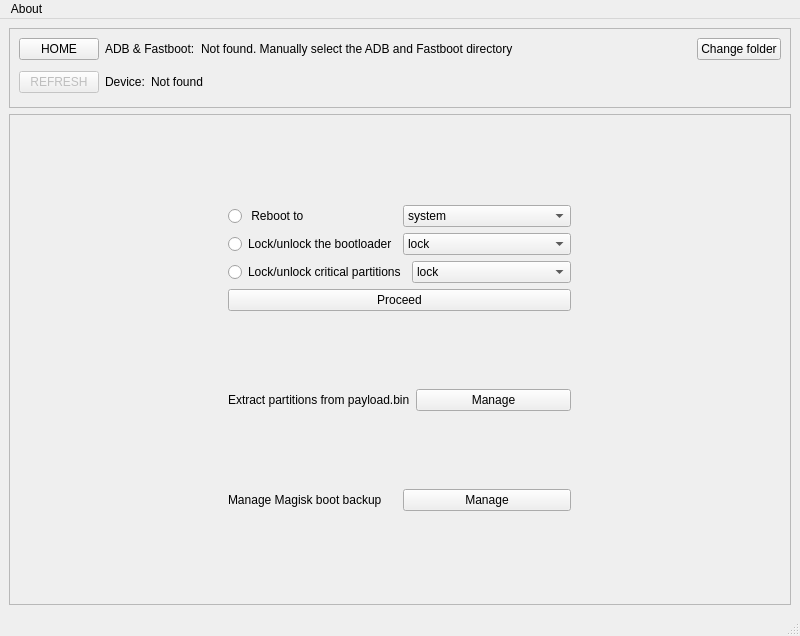
<?xml version="1.0" encoding="UTF-8"?>
<ui version="4.0">
 <class>MainWindow</class>
 <widget class="QMainWindow" name="MainWindow">
  <property name="geometry">
   <rect>
    <x>0</x>
    <y>0</y>
    <width>800</width>
    <height>636</height>
   </rect>
  </property>
  <property name="minimumSize">
   <size>
    <width>800</width>
    <height>600</height>
   </size>
  </property>
  <property name="windowTitle">
   <string>TOTAL By LukeSkyD</string>
  </property>
  <property name="autoFillBackground">
   <bool>true</bool>
  </property>
  <widget class="QWidget" name="centralwidget">
   <property name="sizePolicy">
    <sizepolicy hsizetype="Expanding" vsizetype="Expanding">
     <horstretch>0</horstretch>
     <verstretch>0</verstretch>
    </sizepolicy>
   </property>
   <property name="minimumSize">
    <size>
     <width>0</width>
     <height>0</height>
    </size>
   </property>
   <layout class="QGridLayout" name="gridLayout">
    <item row="0" column="0">
     <widget class="QFrame" name="frameStatus">
      <property name="frameShape">
       <enum>QFrame::StyledPanel</enum>
      </property>
      <property name="frameShadow">
       <enum>QFrame::Raised</enum>
      </property>
      <layout class="QVBoxLayout" name="verticalLayout_7">
       <item>
        <layout class="QHBoxLayout" name="layoutKit">
         <item>
          <widget class="QPushButton" name="bHOME">
           <property name="sizePolicy">
            <sizepolicy hsizetype="Fixed" vsizetype="Fixed">
             <horstretch>0</horstretch>
             <verstretch>0</verstretch>
            </sizepolicy>
           </property>
           <property name="text">
            <string>HOME</string>
           </property>
          </widget>
         </item>
         <item>
          <widget class="QLabel" name="lKit">
           <property name="sizePolicy">
            <sizepolicy hsizetype="Fixed" vsizetype="Fixed">
             <horstretch>0</horstretch>
             <verstretch>0</verstretch>
            </sizepolicy>
           </property>
           <property name="text">
            <string>ADB &amp; Fastboot:</string>
           </property>
          </widget>
         </item>
         <item>
          <widget class="QLabel" name="lPath">
           <property name="sizePolicy">
            <sizepolicy hsizetype="Preferred" vsizetype="Preferred">
             <horstretch>0</horstretch>
             <verstretch>0</verstretch>
            </sizepolicy>
           </property>
           <property name="text">
            <string>Not found. Manually select the ADB and Fastboot directory</string>
           </property>
          </widget>
         </item>
         <item>
          <widget class="QPushButton" name="bKit">
           <property name="sizePolicy">
            <sizepolicy hsizetype="Fixed" vsizetype="Fixed">
             <horstretch>0</horstretch>
             <verstretch>0</verstretch>
            </sizepolicy>
           </property>
           <property name="text">
            <string>Change folder</string>
           </property>
          </widget>
         </item>
        </layout>
       </item>
       <item>
        <layout class="QHBoxLayout" name="layoutDevice">
         <item>
          <widget class="QPushButton" name="bRefresh">
           <property name="enabled">
            <bool>false</bool>
           </property>
           <property name="sizePolicy">
            <sizepolicy hsizetype="Fixed" vsizetype="Fixed">
             <horstretch>0</horstretch>
             <verstretch>0</verstretch>
            </sizepolicy>
           </property>
           <property name="text">
            <string>REFRESH</string>
           </property>
          </widget>
         </item>
         <item>
          <widget class="QLabel" name="lInd">
           <property name="sizePolicy">
            <sizepolicy hsizetype="Fixed" vsizetype="Preferred">
             <horstretch>0</horstretch>
             <verstretch>0</verstretch>
            </sizepolicy>
           </property>
           <property name="text">
            <string>Device:</string>
           </property>
          </widget>
         </item>
         <item>
          <widget class="QLabel" name="lDevice">
           <property name="text">
            <string>Not found</string>
           </property>
          </widget>
         </item>
        </layout>
       </item>
      </layout>
     </widget>
    </item>
    <item row="1" column="0">
     <widget class="QFrame" name="frameActions">
      <property name="minimumSize">
       <size>
        <width>0</width>
        <height>400</height>
       </size>
      </property>
      <property name="frameShape">
       <enum>QFrame::StyledPanel</enum>
      </property>
      <property name="frameShadow">
       <enum>QFrame::Raised</enum>
      </property>
      <layout class="QVBoxLayout" name="verticalLayout_2">
       <item alignment="Qt::AlignHCenter|Qt::AlignTop">
        <widget class="QStackedWidget" name="stackedWidget">
         <property name="enabled">
          <bool>true</bool>
         </property>
         <property name="sizePolicy">
          <sizepolicy hsizetype="Expanding" vsizetype="Expanding">
           <horstretch>0</horstretch>
           <verstretch>0</verstretch>
          </sizepolicy>
         </property>
         <property name="minimumSize">
          <size>
           <width>300</width>
           <height>0</height>
          </size>
         </property>
         <property name="maximumSize">
          <size>
           <width>361</width>
           <height>471</height>
          </size>
         </property>
         <property name="currentIndex">
          <number>3</number>
         </property>
         <widget class="QWidget" name="p00">
          <layout class="QVBoxLayout" name="verticalLayout_3">
           <item>
            <widget class="QLabel" name="lWelcome">
             <property name="sizePolicy">
              <sizepolicy hsizetype="Preferred" vsizetype="Fixed">
               <horstretch>0</horstretch>
               <verstretch>0</verstretch>
              </sizepolicy>
             </property>
             <property name="text">
              <string>Welcome</string>
             </property>
            </widget>
           </item>
           <item>
            <widget class="QPushButton" name="bADB">
             <property name="sizePolicy">
              <sizepolicy hsizetype="Fixed" vsizetype="Fixed">
               <horstretch>0</horstretch>
               <verstretch>0</verstretch>
              </sizepolicy>
             </property>
             <property name="minimumSize">
              <size>
               <width>320</width>
               <height>40</height>
              </size>
             </property>
             <property name="text">
              <string>Utilities</string>
             </property>
            </widget>
           </item>
           <item>
            <widget class="QPushButton" name="bBL">
             <property name="sizePolicy">
              <sizepolicy hsizetype="Fixed" vsizetype="Fixed">
               <horstretch>0</horstretch>
               <verstretch>0</verstretch>
              </sizepolicy>
             </property>
             <property name="minimumSize">
              <size>
               <width>320</width>
               <height>40</height>
              </size>
             </property>
             <property name="text">
              <string>Fastboot Flasher</string>
             </property>
            </widget>
           </item>
           <item>
            <widget class="QPushButton" name="bEDL">
             <property name="sizePolicy">
              <sizepolicy hsizetype="Fixed" vsizetype="Fixed">
               <horstretch>0</horstretch>
               <verstretch>0</verstretch>
              </sizepolicy>
             </property>
             <property name="minimumSize">
              <size>
               <width>320</width>
               <height>40</height>
              </size>
             </property>
             <property name="text">
              <string>Unbrick</string>
             </property>
            </widget>
           </item>
          </layout>
         </widget>
         <widget class="QWidget" name="pBL_00">
          <layout class="QVBoxLayout" name="verticalLayout_4">
           <item>
            <widget class="QLabel" name="lBL">
             <property name="sizePolicy">
              <sizepolicy hsizetype="Preferred" vsizetype="Fixed">
               <horstretch>0</horstretch>
               <verstretch>0</verstretch>
              </sizepolicy>
             </property>
             <property name="text">
              <string>Fastboot Flasher</string>
             </property>
            </widget>
           </item>
           <item>
            <widget class="QPushButton" name="bUNOS">
             <property name="minimumSize">
              <size>
               <width>320</width>
               <height>40</height>
              </size>
             </property>
             <property name="text">
              <string>Update NOS
(no data wipe, flashes one slot)</string>
             </property>
            </widget>
           </item>
           <item>
            <widget class="QPushButton" name="pRNOS">
             <property name="minimumSize">
              <size>
               <width>320</width>
               <height>40</height>
              </size>
             </property>
             <property name="text">
              <string>Restore NOS
(data wipe, flash to both slots)</string>
             </property>
            </widget>
           </item>
           <item>
            <widget class="QPushButton" name="pCROM">
             <property name="minimumSize">
              <size>
               <width>320</width>
               <height>40</height>
              </size>
             </property>
             <property name="text">
              <string>Flash Custom ROM</string>
             </property>
            </widget>
           </item>
           <item>
            <widget class="QPushButton" name="pMFL">
             <property name="minimumSize">
              <size>
               <width>320</width>
               <height>40</height>
              </size>
             </property>
             <property name="text">
              <string>Manual Flash</string>
             </property>
            </widget>
           </item>
          </layout>
         </widget>
         <widget class="QWidget" name="pBL_01">
          <property name="enabled">
           <bool>true</bool>
          </property>
          <layout class="QVBoxLayout" name="verticalLayout_5">
           <item>
            <widget class="QLabel" name="lInstruct">
             <property name="enabled">
              <bool>true</bool>
             </property>
             <property name="minimumSize">
              <size>
               <width>0</width>
               <height>140</height>
              </size>
             </property>
             <property name="text">
              <string>Firmware Flash

CHOOSE ONE FROM THE LIST OF SUPPORTED FILES:
- FULL OTA .zip FILE
- payload.bin IF ALREADY EXTRACTED
- FOLDER CONTAINING ALL THE .img FILES
(select one of the .img)
- .7z AND .7z.00x CONTAINING THE FW
</string>
             </property>
            </widget>
           </item>
           <item>
            <widget class="QFrame" name="frameOptions">
             <property name="enabled">
              <bool>true</bool>
             </property>
             <property name="frameShape">
              <enum>QFrame::StyledPanel</enum>
             </property>
             <property name="frameShadow">
              <enum>QFrame::Raised</enum>
             </property>
             <layout class="QVBoxLayout" name="verticalLayout_6">
              <item>
               <layout class="QGridLayout" name="gridBLOptions">
                <item row="0" column="0">
                 <widget class="QCheckBox" name="cbWipe">
                  <property name="text">
                   <string>Data wipe</string>
                  </property>
                 </widget>
                </item>
                <item row="2" column="0">
                 <widget class="QCheckBox" name="cbAVB">
                  <property name="text">
                   <string>Disable Android verfied
boot</string>
                  </property>
                 </widget>
                </item>
                <item row="1" column="0">
                 <widget class="QCheckBox" name="cbLogi">
                  <property name="text">
                   <string>Flash logical partitions</string>
                  </property>
                 </widget>
                </item>
                <item row="1" column="1">
                 <widget class="QCheckBox" name="cb2Slo">
                  <property name="text">
                   <string>Flash both slots</string>
                  </property>
                 </widget>
                </item>
                <item row="2" column="1">
                 <widget class="QCheckBox" name="cbDCheck">
                  <property name="text">
                   <string>Disable files integrity
check</string>
                  </property>
                 </widget>
                </item>
               </layout>
              </item>
             </layout>
            </widget>
           </item>
           <item>
            <widget class="QLabel" name="lAdd">
             <property name="text">
              <string>Add files or folder here
(If multiple valid FWs are added, only the first one will be flashed)</string>
             </property>
            </widget>
           </item>
           <item>
            <layout class="QHBoxLayout" name="horizontalLayout_2">
             <item>
              <widget class="QPushButton" name="bAdd">
               <property name="text">
                <string>Add</string>
               </property>
              </widget>
             </item>
             <item>
              <widget class="QPushButton" name="bRm">
               <property name="text">
                <string>Remove</string>
               </property>
              </widget>
             </item>
            </layout>
           </item>
           <item>
            <widget class="QListWidget" name="listWidget"/>
           </item>
           <item>
            <widget class="QPushButton" name="bBLConf">
             <property name="minimumSize">
              <size>
               <width>0</width>
               <height>40</height>
              </size>
             </property>
             <property name="text">
              <string>Confirm and Start flashing</string>
             </property>
            </widget>
           </item>
          </layout>
         </widget>
         <widget class="QWidget" name="pADB_00">
          <layout class="QVBoxLayout" name="verticalLayout">
           <item>
            <layout class="QVBoxLayout" name="verticalLayout_8">
             <item>
              <layout class="QHBoxLayout" name="horizontalLayout">
               <item>
                <widget class="QRadioButton" name="rbReboot">
                 <property name="text">
                  <string> Reboot to</string>
                 </property>
                </widget>
               </item>
               <item>
                <widget class="QComboBox" name="cbReboot">
                 <item>
                  <property name="text">
                   <string>system</string>
                  </property>
                 </item>
                 <item>
                  <property name="text">
                   <string>bootloader</string>
                  </property>
                 </item>
                 <item>
                  <property name="text">
                   <string>recovery</string>
                  </property>
                 </item>
                 <item>
                  <property name="text">
                   <string>fastbootd</string>
                  </property>
                 </item>
                 <item>
                  <property name="text">
                   <string>edl</string>
                  </property>
                 </item>
                </widget>
               </item>
              </layout>
             </item>
             <item>
              <layout class="QHBoxLayout" name="horizontalLayout_3">
               <item>
                <widget class="QRadioButton" name="rbLUBL">
                 <property name="text">
                  <string>Lock/unlock the bootloader</string>
                 </property>
                </widget>
               </item>
               <item>
                <widget class="QComboBox" name="cbLUBL">
                 <item>
                  <property name="text">
                   <string>lock</string>
                  </property>
                 </item>
                 <item>
                  <property name="text">
                   <string>unlock</string>
                  </property>
                 </item>
                </widget>
               </item>
              </layout>
             </item>
             <item>
              <layout class="QHBoxLayout" name="horizontalLayout_4">
               <item>
                <widget class="QRadioButton" name="rbLUCP">
                 <property name="text">
                  <string>Lock/unlock critical partitions</string>
                 </property>
                </widget>
               </item>
               <item>
                <widget class="QComboBox" name="cbLUCP">
                 <item>
                  <property name="text">
                   <string>lock</string>
                  </property>
                 </item>
                 <item>
                  <property name="text">
                   <string>unlock</string>
                  </property>
                 </item>
                </widget>
               </item>
              </layout>
             </item>
             <item>
              <widget class="QPushButton" name="btnOptions">
               <property name="text">
                <string>Proceed</string>
               </property>
              </widget>
             </item>
            </layout>
           </item>
           <item>
            <layout class="QHBoxLayout" name="layExt">
             <item>
              <widget class="QLabel" name="lExt">
               <property name="text">
                <string>Extract partitions from payload.bin</string>
               </property>
              </widget>
             </item>
             <item>
              <widget class="QPushButton" name="btnExt">
               <property name="text">
                <string>Manage</string>
               </property>
              </widget>
             </item>
            </layout>
           </item>
           <item>
            <layout class="QHBoxLayout" name="layMBB">
             <item>
              <widget class="QLabel" name="lMBB">
               <property name="text">
                <string>Manage Magisk boot backup</string>
               </property>
              </widget>
             </item>
             <item>
              <widget class="QPushButton" name="pushButton_4">
               <property name="text">
                <string>Manage</string>
               </property>
              </widget>
             </item>
            </layout>
           </item>
          </layout>
         </widget>
        </widget>
       </item>
      </layout>
     </widget>
    </item>
   </layout>
  </widget>
  <widget class="QMenuBar" name="menubar">
   <property name="geometry">
    <rect>
     <x>0</x>
     <y>0</y>
     <width>800</width>
     <height>21</height>
    </rect>
   </property>
   <widget class="QMenu" name="menuQT_infos">
    <property name="title">
     <string>About</string>
    </property>
    <addaction name="separator"/>
    <addaction name="actionAbout_QT"/>
   </widget>
   <addaction name="menuQT_infos"/>
  </widget>
  <widget class="QStatusBar" name="statusbar"/>
  <action name="actionAbout_QT">
   <property name="text">
    <string>About QT</string>
   </property>
  </action>
 </widget>
 <resources/>
 <connections/>
</ui>
